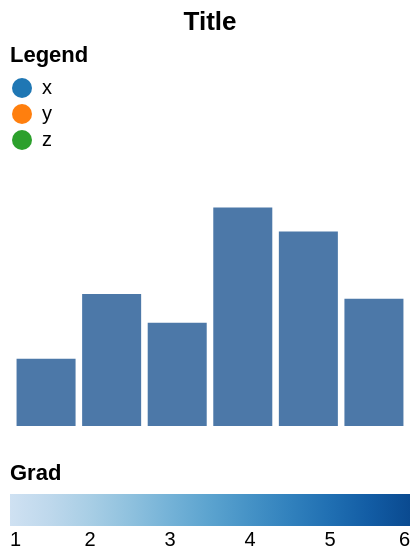

Write a Vega-Lite specification for this figure.
### Vega specification from a JSON file in a GitHub repository (floating-point values rounded to 4 significant figures)
{"width": 200, "height": 120, "padding": 5, "data": [{"name": "t", "values": [{"a": "Alpha", "b": 28, "c": "x", "d": 1}, {"a": "Bravo", "b": 55, "c": "y", "d": 2}, {"a": "Charlie", "b": 43, "c": "x", "d": 3}, {"a": "Delta", "b": 91, "c": "z", "d": 4}, {"a": "Echo", "b": 81, "c": "y", "d": 5}, {"a": "Foxtrot", "b": 53, "c": "z", "d": 6}]}], "scales": [{"name": "x", "type": "band", "domain": {"data": "t", "field": "a"}, "range": "width", "padding": 0.1}, {"name": "y", "type": "linear", "domain": {"data": "t", "field": "b"}, "range": "height", "nice": true}, {"name": "color", "type": "ordinal", "domain": {"data": "t", "field": "c"}, "range": {"scheme": "category10"}}, {"name": "ramp", "type": "linear", "domain": {"data": "t", "field": "d"}, "range": {"scheme": "blues"}}, {"name": "size", "type": "linear", "domain": {"data": "t", "field": "b"}, "range": [10, 200]}, {"name": "shape", "type": "ordinal", "domain": {"data": "t", "field": "c"}, "range": "symbol"}, {"name": "quant", "type": "quantize", "domain": [0, 100], "range": {"scheme": "greens", "count": 4}}], "marks": [{"type": "rect", "from": {"data": "t"}, "encode": {"enter": {"x": {"scale": "x", "field": "a"}, "width": {"scale": "x", "band": 1}, "y": {"scale": "y", "field": "b"}, "y2": {"scale": "y", "value": 0}}}}], "title": {"text": "Title", "orient": "top", "frame": "bounds"}, "legends": [{"fill": "color", "orient": "top", "title": "Legend"}, {"fill": "ramp", "type": "gradient", "orient": "bottom", "direction": "horizontal", "title": "Grad"}]}
